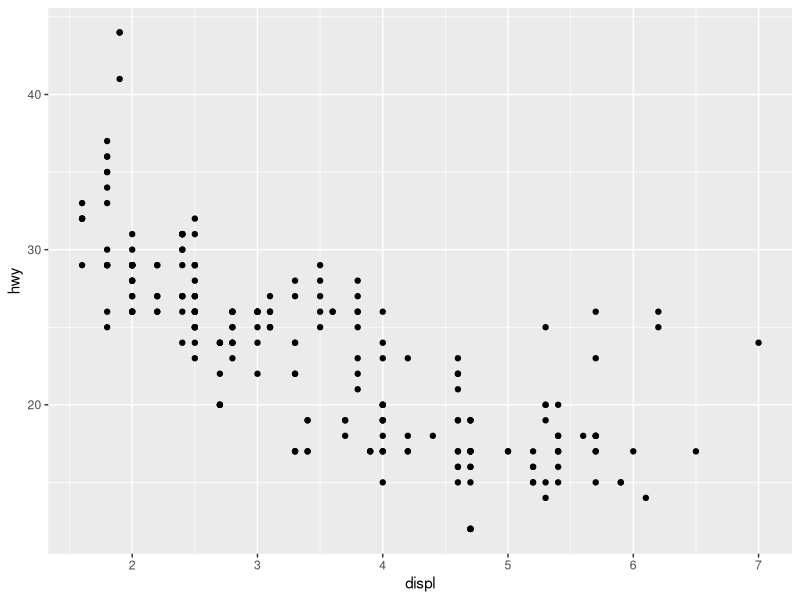
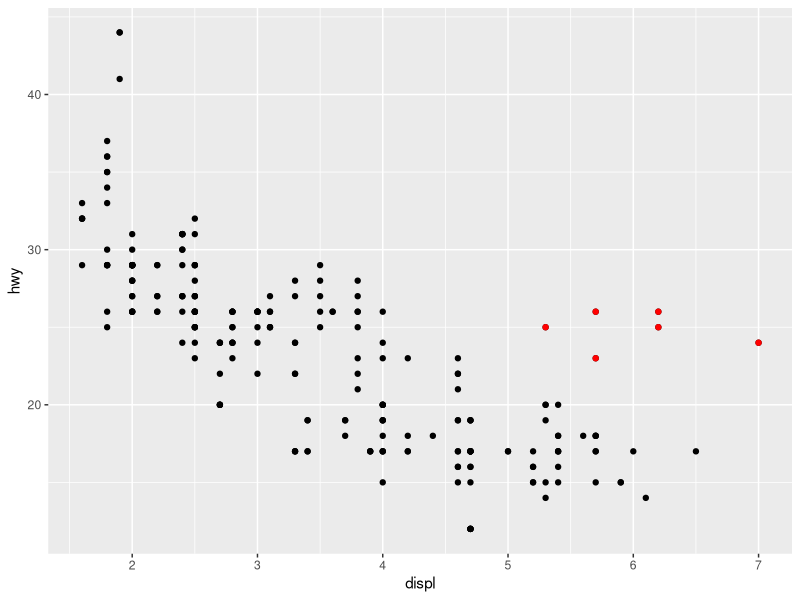
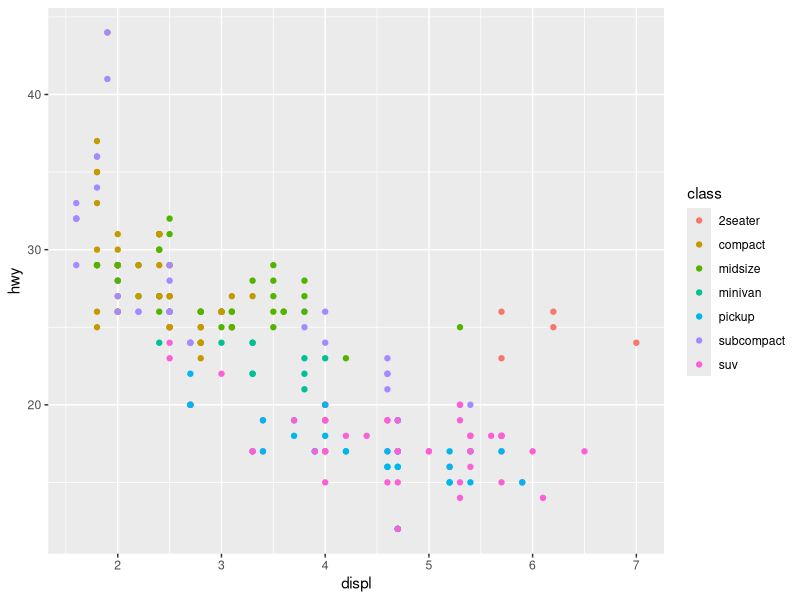
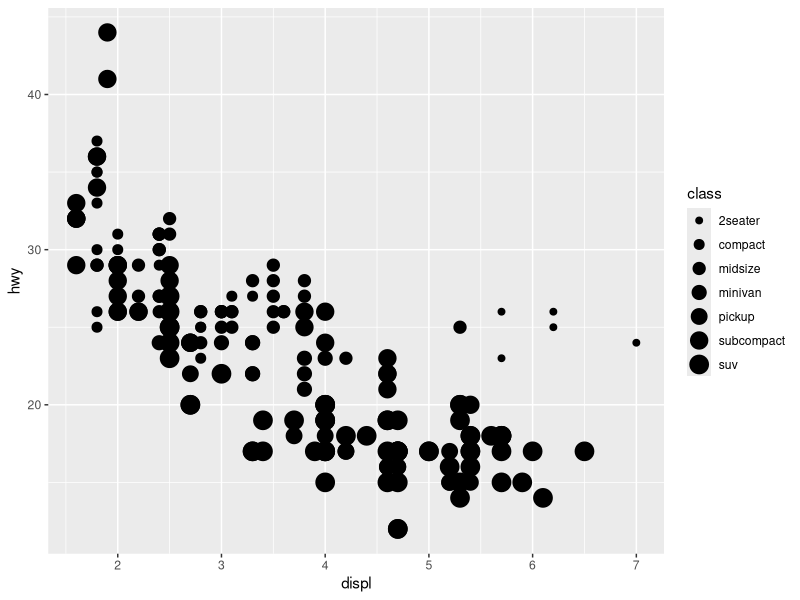
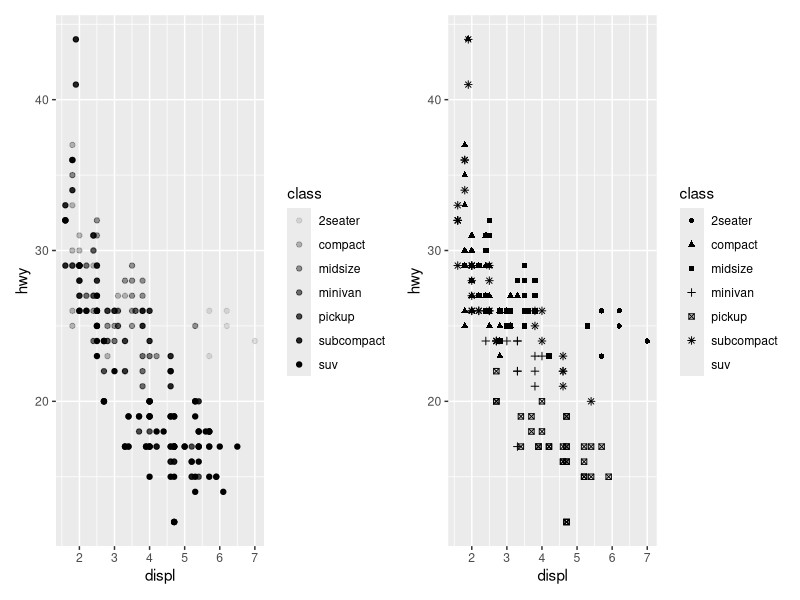
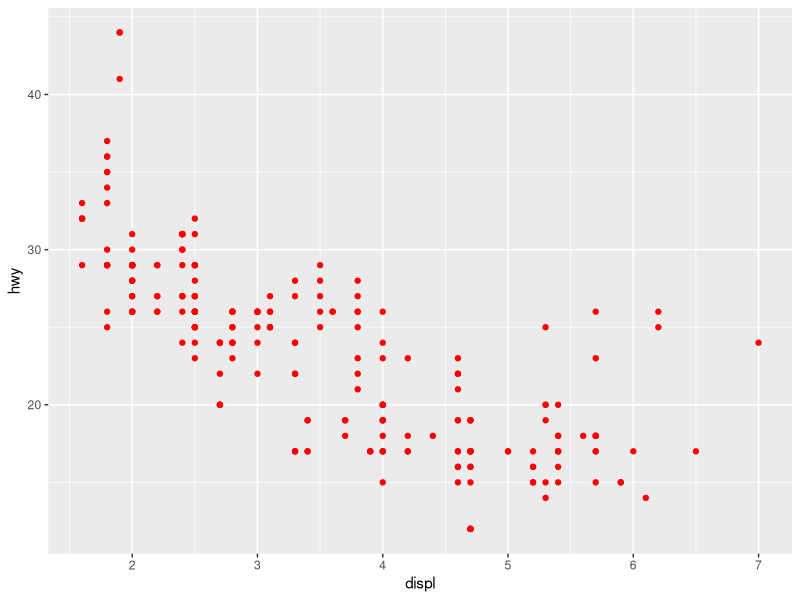
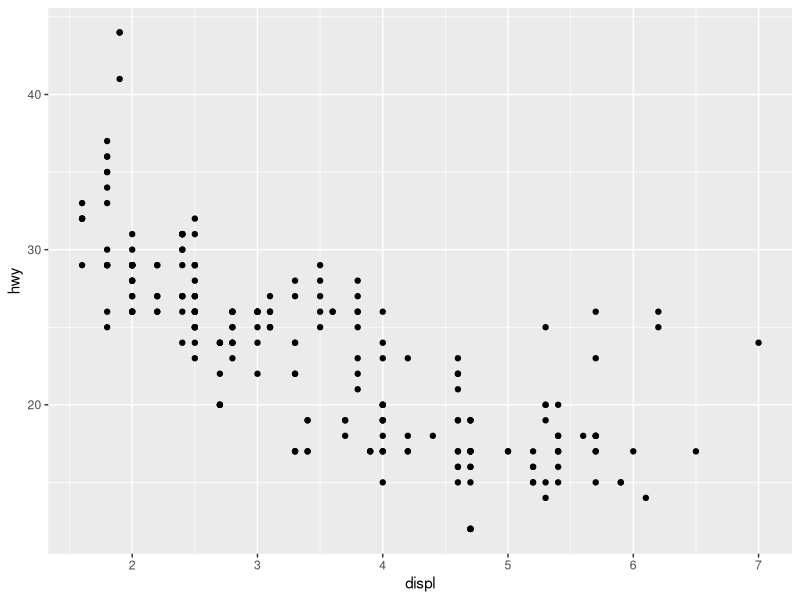
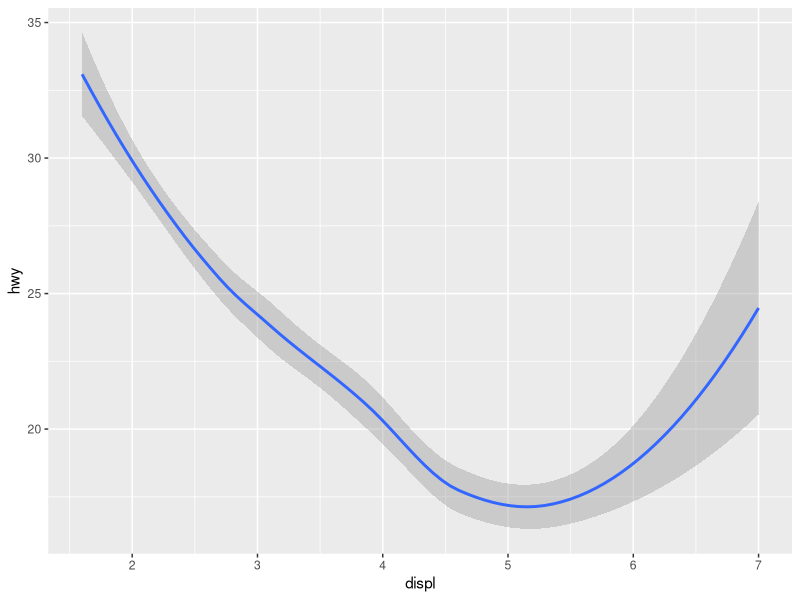

Here is the R script that generated these plots, in order:
## ---- chunk 1
library(tidyverse)
library(patchwork)
library(magrittr)
knitr::opts_chunk$set(echo = TRUE)
## ---- chunk 2
library(tidyverse)
mpg
## ---- chunk 3
library(ggplot2)
ggplot(data = mpg) +
 geom_point(mapping = aes(x = displ, y = hwy))
## ---- chunk 4
ggplot(mpg) +
  geom_point(aes(displ, hwy)) +
  geom_point(data = mpg %>% filter(displ > 5, hwy > 22), aes(displ, hwy), 
             color = "red")
## ---- chunk 5
ggplot(data = mpg) +
 geom_point(mapping = aes(x = displ, y = hwy, color = class))
## ---- chunk 6
ggplot(data = mpg) +
 geom_point(mapping = aes(x = displ, y = hwy, size = class))
## ---- chunk 7
library(patchwork)
# Izquierda
p1 <- ggplot(data = mpg) + 
  geom_point(mapping = aes(x = displ, y = hwy, alpha = class))

# Derecha
p2 <- ggplot(data = mpg) + 
  geom_point(mapping = aes(x = displ, y = hwy, shape = class))

p1 + p2
## ---- chunk 8
ggplot(data = mpg) + 
  geom_point(mapping = aes(x = displ, y = hwy), color = "red")
## ---- chunk 9
ggplot(data = mpg) + 
  geom_point(mapping = aes(x = displ, y = hwy))

ggplot(data = mpg) + 
  geom_smooth(mapping = aes(x = displ, y = hwy))
## ---- chunk 10
tibble("Gráfico" = c("Barras", "Puntos", "Cajas y Barras", "Histograma", 
                     "Lineas", "Barras de Error"),
       geom = c("geom_col geom_bar", "geom_point", "geom_boxplot", 
                "geom_histogram", "geom_line", "geom_errorbar")) %>% 
  knitr::kable(caption = "Gráficos comunes con ggplot")
## ---- chunk 11
ggplot(data = mpg) + 
  geom_point(mapping = aes(x = displ, y = hwy)) +
  geom_smooth(mapping = aes(x = displ, y = hwy))
## ---- chunk 12
ggplot(data = mpg) + 
  geom_smooth(mapping = aes(x = displ, y = hwy, linetype = drv))
## ---- chunk 13
ggplot(data = mpg) + 
  geom_smooth(mapping = aes(x = displ, y = hwy, linetype = drv, color = drv)) +
  geom_point(mapping = aes(x = displ, y = hwy, color = drv))
## ---- chunk 14
p1 <- ggplot(data = mpg) +
  geom_smooth(mapping = aes(x = displ, y = hwy))
              
p2 <- ggplot(data = mpg) +
  geom_smooth(mapping = aes(x = displ, y = hwy, group = drv))
    
p3 <- ggplot(data = mpg) +
  geom_smooth(
    mapping = aes(x = displ, y = hwy, color = drv),
    show.legend = FALSE
  )
p1 + p2 + p3
## ---- chunk 15
ggplot(data = mpg, mapping=  aes(x = displ, y = hwy)) + 
  geom_smooth() +
  geom_point(mapping = aes(color = class))
## ---- chunk 16
ggplot(data = mpg, mapping = aes(x = displ, y = hwy)) + 
  geom_point(mapping = aes(color = class)) + 
  geom_smooth(data = filter(mpg, class == "subcompact"), se = FALSE)
## ---- chunk 17
ggplot(data = diamonds) +
  geom_bar(mapping = aes(x = cut))
## ---- chunk 18
head(diamonds)
## ---- chunk 19
diamonds %>% 
  group_by(cut) %>% 
  summarise(count = n(),
            prop = 1)
## ---- chunk 20
ggplot(data = diamonds) +
  geom_bar(mapping = aes(x = cut))
## ---- chunk 21
ggplot(data = diamonds) +
  stat_count(mapping = aes(x = cut))
## ---- chunk 22
demo <- tribble(
  ~cut,         ~freq,
  "Fair",       1610,
  "Good",       4906,
  "Very Good",  12082,
  "Premium",    13791,
  "Ideal",      21551
)

ggplot(data = demo) +
  geom_bar(mapping = aes(x = cut, y = freq), stat = "identity")

## ---- chunk 23
ggplot(data = diamonds) +
  geom_bar(mapping = aes(x = cut, y = ..prop.., group = 1))
## ---- chunk 24
ggplot(data = diamonds) +
  stat_summary(
    mapping = aes(x = cut, y = depth),
    fun.y = median,
    fun.ymax = max,
    fun.ymin = min
    
  )
## ---- chunk 25
ggplot(data = diamonds) + 
  geom_bar(mapping = aes(x = cut, fill = clarity))

ggplot(data = diamonds) + 
  geom_bar(mapping = aes(x = cut, color = clarity))
## ---- chunk 26
ggplot(data = diamonds) + 
   geom_bar(mapping = aes(x = cut, color = clarity), position = "identity")
## ---- chunk 27
ggplot(data = diamonds) + 
   geom_bar(mapping = aes(x = cut, fill = clarity), position = "dodge")
## ---- chunk 28
ggplot(data = diamonds) + 
   geom_bar(mapping = aes(x = cut, fill = clarity), position = "fill")
## ---- chunk 29
ggplot(data = mpg) +
  geom_point(mapping = aes(x = displ, y = hwy), position = "jitter")
## ---- chunk 30
p1 <- ggplot(data = mpg, mapping = aes(x = class, y = hwy)) + 
  geom_boxplot()
p2 <- ggplot(data = mpg, mapping = aes(x = class, y = hwy)) + 
  geom_boxplot() +
  coord_flip()
p1 + p2
## ---- chunk 31
arg <- map_data("world", region = "Argentina")

p1 <- ggplot(data = arg, mapping = aes(x = long, y = lat, group = group)) +
  geom_polygon(fill = "white", color = "black")

p2 <- ggplot(data = arg, mapping = aes(x = long, y = lat, group = group)) +
  geom_polygon(fill = "white", color = "black")
  coord_quickmap()
p1 + p2 + plot_layout(widths = c(0.6, 0.4))
## ---- chunk 32
cxc <- ggplot(mtcars, aes(x = factor(cyl))) +
  geom_bar(width = 1, colour = "black")
cxc + coord_polar()
## ---- chunk 33
ggplot(data = mpg) +
  geom_point(mapping = aes(x = displ, y = hwy))+
  scale_x_continuous(name = "Cilindrada (l)", breaks = 1:7, 
                     labels = c("uno", "dos", "tres", "cuatro", "cinco", 
                                "seis", "siete"))
## ---- chunk 34
ggplot(data = mpg) +
  geom_point(mapping = aes(x = displ, y = hwy))+
  labs(x = "Cilindrada (l)", y = "Millas por galón en Autopista")
## ---- chunk 35
p1 <- ggplot(data = mpg) +
  geom_point(mapping = aes(x = displ, y = hwy, colour = class), show.legend = FALSE)+ 
  scale_color_brewer("Clase")

p2 <- ggplot(data = mpg) +
  geom_point(mapping = aes(x = displ, y = hwy, colour = class), show.legend = FALSE)+ 
  scale_color_brewer("Clase", palette = "RdYlBu")

p3 <- ggplot(data = mpg) +
  geom_point(mapping = aes(x = displ, y = hwy, colour = class), show.legend = FALSE)+ 
  scale_color_viridis_d("Clase")

p1 + p2 +p3
## ---- chunk 36
ggplot(data = mpg) +
  geom_point(mapping = aes(x = displ, y = hwy, colour = class)) +
  theme_classic()
## ---- chunk 37
ggplot(data = mpg) +
  geom_bar(mapping = aes(x = class, fill = fl)) +
  theme(axis.text.x = element_text(angle = 45, hjust = 1, vjust = 1))
## ---- chunk 38
x_45 <- theme(axis.text.x = element_text(angle = 45, hjust = 1, vjust = 1))

ggplot(data = mpg) +
  geom_bar(mapping = aes(x = class, fill = fl)) +
  x_45
## ---- chunk 39
p1 <- ggplot(data = mpg) +
  geom_bar(mapping = aes(x = class, fill = fl)) +
  x_45 +
  theme(legend.position = "bottom")

p2 <- ggplot(data = mpg) +
  geom_bar(mapping = aes(x = class, fill = fl)) +
  x_45 + 
  theme(legend.position = "none")

p1 + p2
